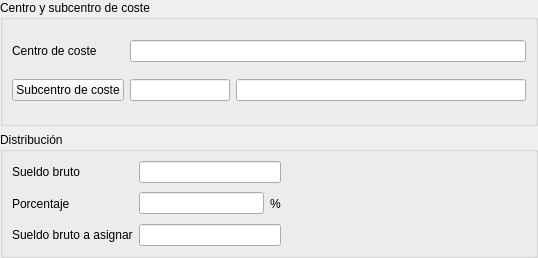
<?xml version="1.0" encoding="UTF-8"?>
<ui version="4.0">
 <class>Form</class>
 <widget class="QWidget" name="Form">
  <property name="geometry">
   <rect>
    <x>0</x>
    <y>0</y>
    <width>538</width>
    <height>258</height>
   </rect>
  </property>
  <property name="windowTitle">
   <string>Distribución de costes</string>
  </property>
  <layout class="QVBoxLayout" name="verticalLayout">
   <property name="leftMargin">
    <number>0</number>
   </property>
   <property name="topMargin">
    <number>0</number>
   </property>
   <property name="rightMargin">
    <number>0</number>
   </property>
   <property name="bottomMargin">
    <number>0</number>
   </property>
   <item>
    <widget class="QGroupBox" name="groupBox">
     <property name="title">
      <string>Centro y subcentro de coste</string>
     </property>
     <layout class="QGridLayout" name="gridLayout">
      <item row="0" column="0">
       <widget class="QLabel" name="label">
        <property name="text">
         <string>Centro de coste</string>
        </property>
       </widget>
      </item>
      <item row="0" column="1" colspan="2">
       <widget class="DBLineEdit" name="db_nombrecentro">
        <property name="fieldName" stdset="0">
         <string>nombrecentro</string>
        </property>
       </widget>
      </item>
      <item row="1" column="0">
       <widget class="DBChooseRecordButton" name="db_idsubcentro">
        <property name="text">
         <string>Subcentro de coste</string>
        </property>
        <property name="fieldName" stdset="0">
         <string>idsubcentro</string>
        </property>
        <property name="dataEditable" stdset="0">
         <bool>true</bool>
        </property>
        <property name="scriptExecuteAfterChoose" stdset="0">
         <string>asignarCentroCoste</string>
        </property>
       </widget>
      </item>
      <item row="1" column="1">
       <widget class="DBLineEdit" name="db_idsubcentro_text">
        <property name="maximumSize">
         <size>
          <width>100</width>
          <height>16777215</height>
         </size>
        </property>
        <property name="fieldName" stdset="0">
         <string>idsubcentro</string>
        </property>
        <property name="dataEditable" stdset="0">
         <bool>true</bool>
        </property>
        <property name="autoCompleteColumn" stdset="0">
         <string>codigo</string>
        </property>
        <property name="autoCompletePopupSize" stdset="0">
         <size>
          <width>300</width>
          <height>0</height>
         </size>
        </property>
        <property name="autoCompleteVisibleFields" stdset="0">
         <string>codigo;nombre</string>
        </property>
        <property name="scriptAfterChooseFromCompleter" stdset="0">
         <string>asignarCentroCoste</string>
        </property>
       </widget>
      </item>
      <item row="1" column="2">
       <widget class="DBLineEdit" name="db_nombresubcentro">
        <property name="fieldName" stdset="0">
         <string>nombresubcentro</string>
        </property>
       </widget>
      </item>
     </layout>
    </widget>
   </item>
   <item>
    <widget class="QGroupBox" name="groupBox_2">
     <property name="title">
      <string>Distribución</string>
     </property>
     <layout class="QGridLayout" name="gridLayout_2">
      <item row="0" column="0">
       <widget class="QLabel" name="label_2">
        <property name="text">
         <string>Sueldo bruto</string>
        </property>
       </widget>
      </item>
      <item row="0" column="1">
       <widget class="DBNumberEdit" name="db_facturasprov_neto">
        <property name="fieldName" stdset="0">
         <string>rrhh_nominas.sueldobruto</string>
        </property>
       </widget>
      </item>
      <item row="1" column="0">
       <widget class="QLabel" name="label_3">
        <property name="text">
         <string>Porcentaje</string>
        </property>
       </widget>
      </item>
      <item row="1" column="1">
       <layout class="QHBoxLayout" name="horizontalLayout">
        <item>
         <widget class="DBNumberEdit" name="db_porcentaje">
          <property name="fieldName" stdset="0">
           <string>porcentaje</string>
          </property>
          <property name="dataEditable" stdset="0">
           <bool>true</bool>
          </property>
         </widget>
        </item>
        <item>
         <widget class="QLabel" name="label_4">
          <property name="text">
           <string>%</string>
          </property>
         </widget>
        </item>
       </layout>
      </item>
      <item row="1" column="2" colspan="2">
       <spacer name="horizontalSpacer">
        <property name="orientation">
         <enum>Qt::Horizontal</enum>
        </property>
        <property name="sizeHint" stdset="0">
         <size>
          <width>239</width>
          <height>19</height>
         </size>
        </property>
       </spacer>
      </item>
      <item row="2" column="0">
       <widget class="QLabel" name="label_5">
        <property name="text">
         <string>Sueldo bruto a asignar</string>
        </property>
       </widget>
      </item>
      <item row="2" column="1">
       <widget class="DBNumberEdit" name="db_importe">
        <property name="fieldName" stdset="0">
         <string>importe</string>
        </property>
        <property name="dataEditable" stdset="0">
         <bool>true</bool>
        </property>
       </widget>
      </item>
     </layout>
    </widget>
   </item>
  </layout>
 </widget>
 <customwidgets>
  <customwidget>
   <class>DBChooseRecordButton</class>
   <extends>QPushButton</extends>
   <header>widgets/dbchooserecordbutton.h</header>
  </customwidget>
  <customwidget>
   <class>DBLineEdit</class>
   <extends>QLineEdit</extends>
   <header>widgets/dblineedit.h</header>
  </customwidget>
  <customwidget>
   <class>DBNumberEdit</class>
   <extends>QLineEdit</extends>
   <header>widgets/dbnumberedit.h</header>
  </customwidget>
 </customwidgets>
 <tabstops>
  <tabstop>db_idsubcentro_text</tabstop>
  <tabstop>db_nombresubcentro</tabstop>
  <tabstop>db_facturasprov_neto</tabstop>
  <tabstop>db_porcentaje</tabstop>
  <tabstop>db_importe</tabstop>
  <tabstop>db_idsubcentro</tabstop>
  <tabstop>db_nombrecentro</tabstop>
 </tabstops>
 <resources/>
 <connections/>
</ui>
